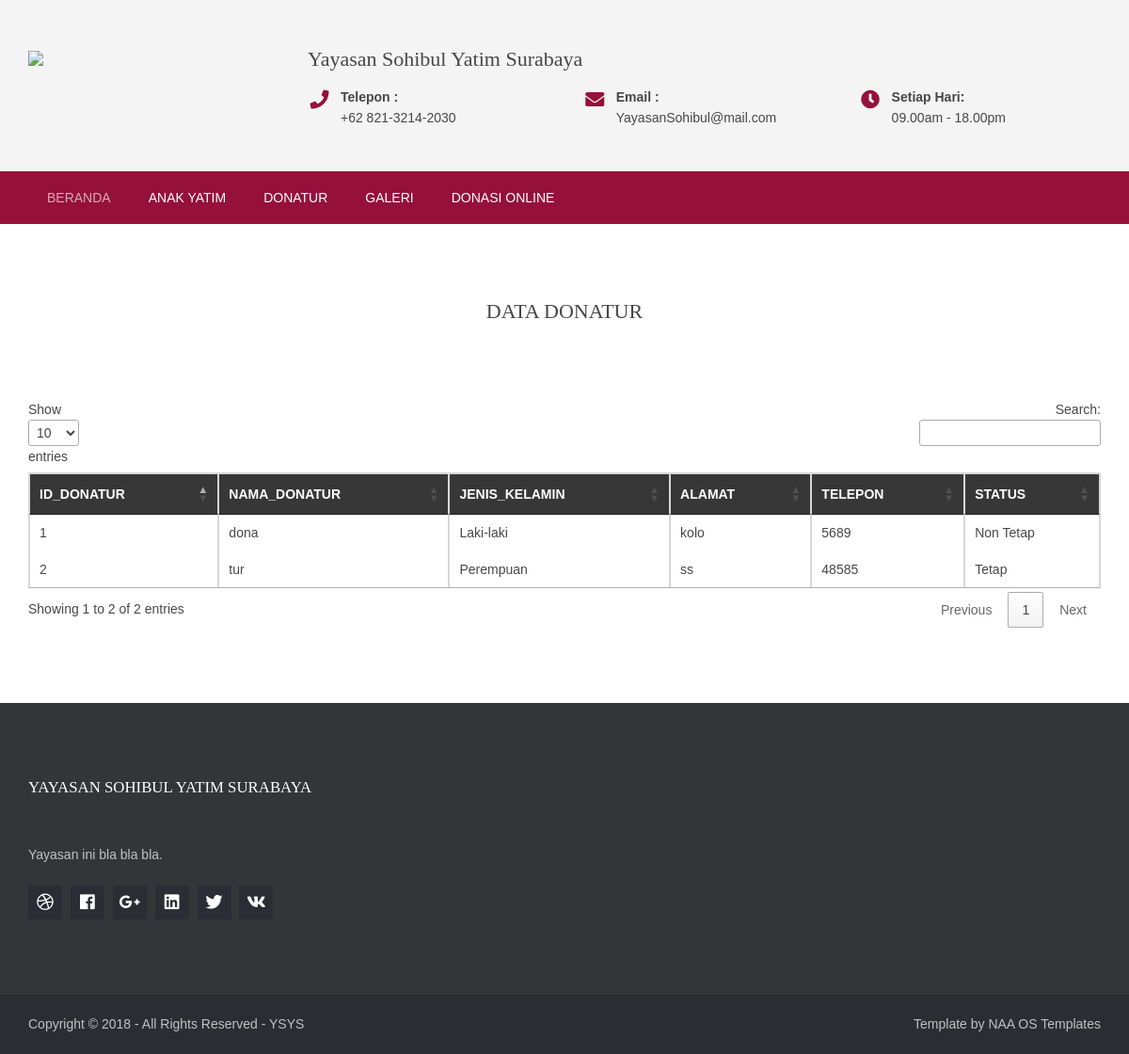
The page /menu/donatur/index.php on the database its author committed.
### tables this page shows
CREATE TABLE IF NOT EXISTS `donatur` (
  `ID_DONATUR` varchar(5) NOT NULL,
  `USERNAME` varchar(5) DEFAULT NULL,
  `NAMA_DONATUR` varchar(255) DEFAULT NULL,
  `JENIS_KELAMIN` varchar(50) DEFAULT NULL,
  `ALAMAT` varchar(255) DEFAULT NULL,
  `TELEPON` varchar(50) DEFAULT NULL,
  `STATUS` varchar(50) DEFAULT NULL
);

### menu/donatur/view.php (the view, shortened to what this page needs)
<?php
$q = mysqli_query($conn, "SELECT * FROM donatur");
?>
	<table>
		<thead>
			<tr>
				<th>ID_DONATUR</th>
				<th>NAMA_DONATUR</th>
				<th>JENIS_KELAMIN</th>
				<th>ALAMAT</th>
				<th>TELEPON</th>
				<th>STATUS</th>
			</tr>
		</thead>
		<tbody>
		<?php
			while ($data = mysqli_fetch_array($q)) {
		?>
			<tr>
				<td><?= $data['ID_DONATUR'] ?></td>
				<td><?= $data['NAMA_DONATUR'] ?></td>
				<td><?= $data['JENIS_KELAMIN'] ?></td>
				<td><?= $data['ALAMAT'] ?></td>
				<td><?= $data['TELEPON'] ?></td>
				<td><?= $data['STATUS'] ?></td>
			</tr>
		<?php } ?>
		</tbody>
	</table>

### layout/styles/layout.css (style rules this page uses)
*, *::before, *::after { transition:all .3s ease-in-out; }
table, th, td { border:1px solid; border-collapse:collapse; vertical-align:top; }
table, th { table-layout:auto; }
table { width:100%; margin-bottom:15px; }
th, td { padding:5px 8px; }
td { border-width:0 1px; }
body { color:#474747; background-color:#FFFFFF; }
table, th, td, #comments .avatar, #comments input, #comments textarea { border-color:#D7D7D7; }
th { color:#FFFFFF; background-color:#373737; }
tr, #comments li, #comments input[type="submit"], #comments input[type="reset"] { color:inherit; background-color:#FBFBFB; }
tr:nth-child(even), #comments li:nth-child(even) { color:inherit; background-color:#F7F7F7; }

### layout/styles/framework.css (style rules this page uses)
html { overflow-y:scroll; overflow-x:hidden; }
html, body { margin:0; padding:0; font-size:14px; line-height:1.6em; }
*, *::before, *::after { box-sizing:border-box; }
body, input, textarea, select { font-family:Verdana, Geneva, sans-serif; }
::placeholder { opacity:1; }

### rows shown on the page
donatur: ID_DONATUR "1", NAMA_DONATUR "dona", JENIS_KELAMIN "Laki-laki", ALAMAT "kolo", TELEPON "5689", STATUS "Non Tetap"
donatur: ID_DONATUR "2", NAMA_DONATUR "tur", JENIS_KELAMIN "Perempuan", ALAMAT "ss", TELEPON "48585", STATUS "Tetap"
